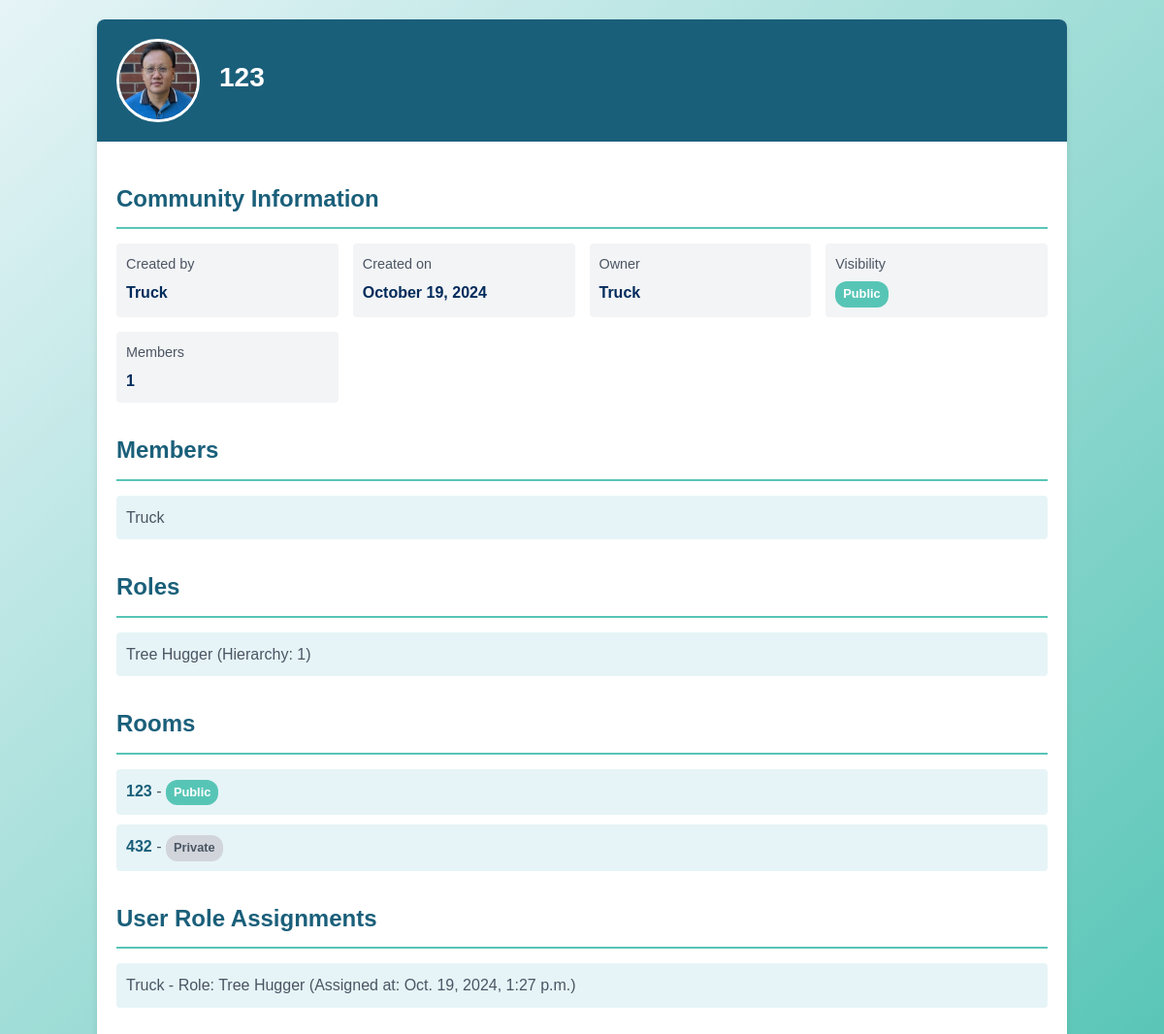
/community/123/, run on the app's committed database.
### codestuff/models.py (models this page shows, shortened)
class Community(models.Model):
    name = models.CharField(max_length=200)
    slug = models.SlugField(unique=True, blank=True)
    owner = models.ForeignKey(User, on_delete=models.CASCADE, blank=True, null=True)
    description = models.TextField(blank=True, null=True)
    created_by = models.ForeignKey(User, on_delete=models.CASCADE, related_name='communities')
    created_at = models.DateTimeField(auto_now_add=True)
    logo = models.FileField(blank=True, null=True, verbose_name="Logo")
    public = models.BooleanField(default=False)
    members = models.ManyToManyField(User, related_name='member')
    is_active = models.IntegerField(
        default=1,
        blank=True,
        null=True,
        choices=((1, 'Active'), (0, 'Inactive')),
        verbose_name="Set active?"
    )
    class Meta:
        verbose_name_plural = 'Communities'

class Profile(models.Model):
    user = models.OneToOneField(User, on_delete=models.CASCADE)
    username = models.CharField(max_length=200, blank=True, null=True)
    email = models.EmailField(blank=True, null=True)
    avatar = models.ImageField(upload_to='media', null=True, blank=True, verbose_name="Profile picture")
    alternate = models.TextField(verbose_name="Alternate text", blank=True, null=True)
    about_me = models.TextField(blank=True, null=True)
    keywords = models.ManyToManyField(Keywords)
    opt_in = models.BooleanField(default=False)
    position = models.UUIDField(
        default=uuid.uuid4,
        editable=False,
        unique=True,
        help_text="Position for sorting",
    )
    is_active = models.IntegerField(default=1,
                                    blank=True,
                                    null=True,
                                    help_text='1->Active, 0->Inactive',
                                    choices=((1, 'Active'), (0, 'Inactive')), verbose_name="Set active?")
    class Meta:
        verbose_name = "Account Profile"
        verbose_name_plural = "Account Profiles"

class Role(models.Model):
    community = models.ForeignKey(Community, on_delete=models.CASCADE, related_name='roles')
    name = models.CharField(max_length=200)
    ability_to_add_rooms = models.BooleanField(default=False)
    ability_to_add_people = models.BooleanField(default=True)
    ability_to_kick_people = models.BooleanField(default=False)
    ability_to_ban_people = models.BooleanField(default=False)
    ability_to_assign_roles = models.BooleanField(default=False)
    ability_to_create_rooms = models.BooleanField(default=False)
    ability_to_delete_rooms = models.BooleanField(default=False)
    hierarchy = models.IntegerField(blank=True, null=True)
    administrator = models.BooleanField(default=False)

class Room(models.Model):
    community = models.ForeignKey(Community, on_delete=models.CASCADE, related_name='rooms')
    name = models.CharField(max_length=1000)
    slug = models.SlugField(max_length=200, unique=True, blank=True, null=True)
    signed_in_user = models.ForeignKey(User, blank=True, null=True, on_delete=models.CASCADE, related_name='rooms_created', verbose_name="Room Creator")
    members = models.ManyToManyField(User, blank=True, related_name="room_members")
    time = models.DateTimeField(default=timezone.now, blank=True)
    public = models.BooleanField(default=False, verbose_name="Make Public?")
    logo = models.FileField(blank=True, null=True, verbose_name="Logo")
    is_active = models.IntegerField(
        default=1,
        blank=True,
        null=True,
        choices=((1, 'Active'), (0, 'Inactive')),
        verbose_name="Set active?"
    )

class CommunityRoleAssignment(models.Model):
    user = models.ForeignKey(User, on_delete=models.CASCADE, related_name='community_roles')
    community = models.ForeignKey(Community, on_delete=models.CASCADE, related_name='user_roles')
    role = models.ForeignKey(Role, on_delete=models.CASCADE, related_name='user_assignments')
    ability_to_add_rooms = models.BooleanField(default=False)
    ability_to_add_people = models.BooleanField(default=True)
    ability_to_kick_people = models.BooleanField(default=False)
    ability_to_ban_people = models.BooleanField(default=False)
    ability_to_assign_roles = models.BooleanField(default=False)
    ability_to_create_rooms = models.BooleanField(default=False)
    ability_to_delete_rooms = models.BooleanField(default=False)
    assigned_at = models.DateTimeField(default=timezone.now)
    class Meta:
        unique_together = ('user', 'community', 'role')

### codestuff/views.py (the view)
# urls.py: path('community/<str:slug>/', views.CommunityView.as_view(), name='community_index'),
class CommunityView(ListView):
    model = Community
    template_name = 'community_index.html'
    def get_context_data(self, **kwargs):
        context = super().get_context_data(**kwargs)
        slug = self.kwargs['slug']  # Use 'slug' for the community slug
        username = self.request.GET.get('username')
        try:
            community_details = Community.objects.get(slug=slug)
        except Community.DoesNotExist:
            raise Http404("Community does not exist")
        profile_details = Profile.objects.filter(user__username=username).first()
        member_profiles = Profile.objects.filter(user__in=community_details.members.all())
        context['username'] = username
        context['room'] = slug
        context['community_details'] = community_details
        context['profile_details'] = profile_details
        context['member_profiles'] = member_profiles
        context['roles'] = community_details.roles.all()
        context['rooms'] = community_details.rooms.all()
        context['user_roles'] = community_details.user_roles.all()
        slug = self.kwargs['slug']  # Use 'slug' for the community slug
        try:
            community_details = Community.objects.get(slug=slug)
        except Community.DoesNotExist:
            raise Http404("Community does not exist")
        print(f"Community Slug: {community_details.slug}")  # Debugging line
        member_profiles = Profile.objects.filter(user__in=community_details.members.all())
        context['room'] = slug
        context['community'] = community_details  # Ensure you're passing this to the template
        context['member_profiles'] = member_profiles
        context['roles'] = community_details.roles.all()
        context['rooms'] = community_details.rooms.all()
        context['user_roles'] = community_details.user_roles.all()
        return context

### templates/community_index.html (shortened to what this page needs)
<!DOCTYPE html>
<html lang="en">
<head>
</head>
<body>
    <div class="container">
        <header class="header">
            {% if community_details.logo %}
                <img src="{{ community_details.logo.url }}" alt="{{ community_details.name }} Logo" class="logo">
            {% endif %}
            <div>
                <h1 class="community-name">{{ community_details.name }}</h1>
            </div>
        </header>
        <main class="content">
            <section class="section">
                <h2 class="section-title">Community Information</h2>
                <div class="info-grid">
                    <div class="info-item">
                        <div class="info-label">Created by</div>
                        <div class="info-value">{{ community_details.created_by.username }}</div>
                    </div>
                    <div class="info-item">
                        <div class="info-label">Created on</div>
                        <div class="info-value">{{ community_details.created_at|date:"F j, Y" }}</div>
                    </div>
                    <div class="info-item">
                        <div class="info-label">Owner</div>
                        <div class="info-value">{{ community_details.owner.username }}</div>
                    </div>
                    <div class="info-item">
                        <div class="info-label">Visibility</div>
                        <div class="info-value">
                            <span class="badge {% if community_details.public %}badge-public{% else %}badge-private{% endif %}">
                                {% if community_details.public %}Public{% else %}Private{% endif %}
                            </span>
                        </div>
                    </div>
                    <div class="info-item">
                        <div class="info-label">Members</div>
                        <div class="info-value">{{ community_details.members.count }}</div>
                    </div>
                </div>
            </section>
            <section class="section">
                <h2 class="section-title">Members</h2>
                <ul class="list">
                    {% for profile in member_profiles %}
                        <li class="list-item">{{ profile.user.username }}</li>
                    {% empty %}
                        <li class="list-item">No members yet.</li>
                    {% endfor %}
                </ul>
            </section>
            <section class="section">
                <h2 class="section-title">Roles</h2>
                <ul class="list">
                    {% for role in roles %}
                        <li class="list-item">{{ role.name }} (Hierarchy: {{ role.hierarchy }})</li>
                    {% empty %}
                        <li class="list-item">No roles assigned.</li>
                    {% endfor %}
                </ul>
            </section>
            <section class="section">
                <h2 class="section-title">Rooms</h2>
                <ul class="list">
                    {% for room in community.rooms.all %}
                        <li class="list-item">
                            <a href="{% url 'get_messages' community.slug room.name %}" class="room-link">{{ room.name }}</a> -
                            <span class="badge {% if room.public %}badge-public{% else %}badge-private{% endif %}">
                                {% if room.public %}Public{% else %}Private{% endif %}
                            </span>
                        </li>
                    {% empty %}
                        <li class="list-item">No rooms available.</li>
                    {% endfor %}
                </ul>
            </section>
            <section class="section">
                <h2 class="section-title">User Role Assignments</h2>
                <ul class="list">
                    {% for assignment in user_roles %}
                        <li class="list-item">
                            {{ assignment.user.username }} - Role: {{ assignment.role.name }} (Assigned at: {{ assignment.assigned_at }})
                        </li>
                    {% empty %}
                        <li class="list-item">No role assignments.</li>
                    {% endfor %}
                </ul>
            </section>
        </main>
    </div>
</body>
</html>

### templates/community_index.html (style rules this page uses)
:root { --primary-blue: #1a5f7a; --secondary-blue: #57c5b6; --light-blue: #e6f4f7; --dark-blue: #002b5b; --white: #ffffff; --gray-100: #f3f4f6; --gray-200: #e5e7eb; --gray-300: #d1d5db; --gray-600: #4b5563; }
body { font-family: 'Arial', sans-serif; line-height: 1.6; color: var(--gray-600); background: linear-gradient(to bottom right, var(--light-blue), var(--secondary-blue)); margin: 0; padding: 20px; min-height: 100vh; }
.container { max-width: 1000px; margin: 0 auto; background-color: var(--white); border-radius: 8px; box-shadow: 0 4px 6px rgba(0, 0, 0, 0.1); overflow: hidden; }
.header { background-color: var(--primary-blue); color: var(--white); padding: 20px; display: flex; align-items: center; gap: 20px; }
.logo { width: 80px; height: 80px; border-radius: 50%; object-fit: cover; border: 3px solid var(--white); }
.community-name { font-size: 28px; margin: 0; }
.content { padding: 20px; }
.section { margin-bottom: 30px; }
.section-title { color: var(--primary-blue); border-bottom: 2px solid var(--secondary-blue); padding-bottom: 10px; margin-bottom: 15px; }
.info-grid { display: grid; grid-template-columns: repeat(auto-fit, minmax(200px, 1fr)); gap: 15px; }
.info-item { background-color: var(--gray-100); padding: 10px; border-radius: 4px; }
.info-label { font-size: 0.9em; color: var(--gray-600); margin-bottom: 5px; }
.info-value { font-weight: bold; color: var(--dark-blue); }
.list { list-style-type: none; padding: 0; margin: 0; }
.list-item { background-color: var(--light-blue); margin-bottom: 10px; padding: 10px; border-radius: 4px; transition: transform 0.2s ease-in-out; }
.badge { display: inline-block; padding: 3px 8px; border-radius: 12px; font-size: 0.8em; font-weight: bold; }
.badge-public { background-color: var(--secondary-blue); color: var(--white); }
.badge-private { background-color: var(--gray-300); color: var(--gray-600); }
.room-link { color: var(--primary-blue); text-decoration: none; font-weight: bold; }

### data on the page
Community: logo (picture), name "123", created_by.username "Truck", created_at "October 19, 2024", owner.username "Truck", members.count "1"
Profile: user.username "Truck"
Role: name "Tree Hugger", hierarchy "1"
Room: name "123", public "Public"
Room: name "432", public "Private"
CommunityRoleAssignment: user.username "Truck", role.name "Tree Hugger", assigned_at "Oct. 19, 2024, 1:27 p.m."
